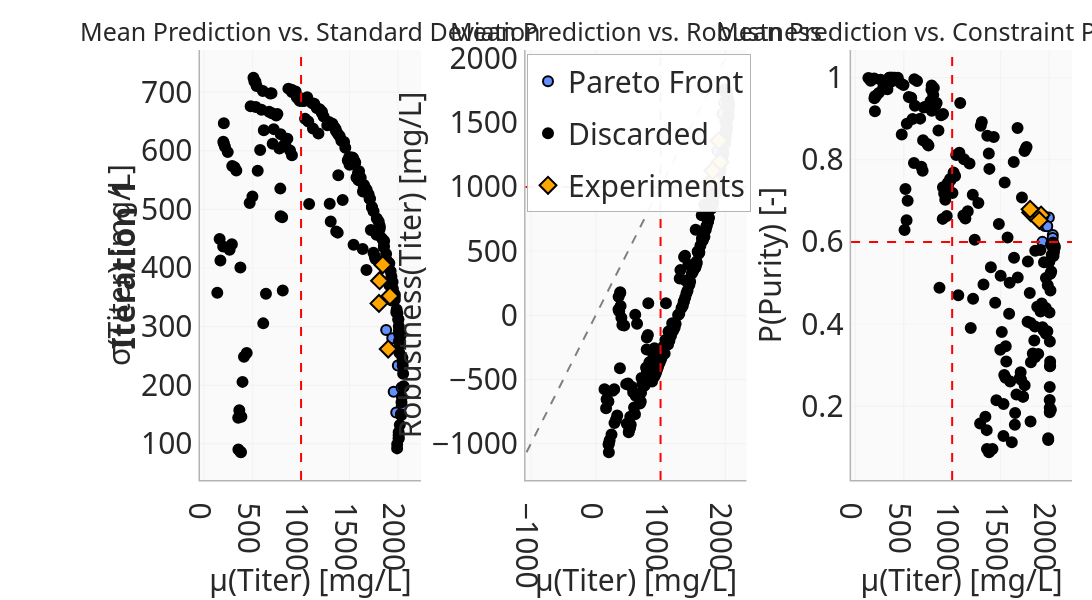

Write notebook code for a chart like this one.
### Code cell
import pandas as pd

# ── Recipe selection (0-based row indices in the Pareto front CSV) ─────────────
EXPERIMENT_RECIPES = [34,176,184,82,27]   # shown as orange diamonds,  e.g. [0, 5, 12]
HIGHLIGHT_RECIPES  = []   # shown as coloured X marks, e.g. [3, 7]

# ── Colour palette for highlight X marks (one colour per recipe) ──────────────
HIGHLIGHT_COLORS = [
    "#E72031", "#108173", "#E9AC11", "#EC720E",
    "#05374B", "#7AF6FA", "#003A91", "#030912",
]

# ─────────────────────────────────────────────────────────────────────────────
pareto_df = pd.read_csv(
    f"{LOCAL_TEMP_DIR}/{MLFLOW_RUN}/{ITERATION}/pareto_front_predictions.csv"
)
obj_cols = [c for c in pareto_df.columns if c.startswith("obj:")]

num_objectives = len(obj_cols)
all_pairs = [(i, j) for i in range(num_objectives) for j in range(i + 1, num_objectives)]
n_cols = min(3, len(all_pairs))
row1_pairs = all_pairs[:n_cols]
axis_refs = [("x", "y"), ("x2", "y2"), ("x3", "y3")][:n_cols]

for subplot_idx, ((i, j), (xref, yref)) in enumerate(zip(row1_pairs, axis_refs)):
    x_col, y_col = obj_cols[i], obj_cols[j]

    # Orange diamonds
    if EXPERIMENT_RECIPES:
        sel = pareto_df.iloc[EXPERIMENT_RECIPES]
        fig.add_trace(go.Scatter(
            x=sel[x_col], y=sel[y_col],
            mode="markers",
            marker=dict(
                size=13,
                symbol="diamond",
                color="#FFA500",
                line=dict(width=2, color="black"),
            ),
            name="Experiments",
            legendgroup="experiments",
            showlegend=(subplot_idx == 0),
            xaxis=xref, yaxis=yref,
        ))

    # Coloured X marks — one trace per recipe so each gets its own legend entry
    for color_idx, rec_idx in enumerate(HIGHLIGHT_RECIPES):
        row = pareto_df.iloc[rec_idx]
        fig.add_trace(go.Scatter(
            x=[row[x_col]], y=[row[y_col]],
            mode="markers",
            marker=dict(
                size=14,
                symbol="x",
                color=HIGHLIGHT_COLORS[color_idx % len(HIGHLIGHT_COLORS)],
                line=dict(width=3),
            ),
            name=f"Recipe #{rec_idx}",
            legendgroup=f"highlight_{rec_idx}",
            showlegend=(subplot_idx == 0),
            xaxis=xref, yaxis=yref,
        ))
fig.update_layout(showlegend=True, legend=dict(yanchor="top", y=0.99, xanchor="left", x=0.375), margin=dict(l=200, r=20, t=50, b=120), width=2320, height=600)
fig.show()

# Iteration label on the left, spanning the whole row
# fig.add_annotation(
#     text=f"<b>Iteration {int(ITERATION.split('_')[-1])}</b>",
#     x=-0.01, y=0.5,
#     xref="paper", yref="paper",
#     textangle=-90, xanchor="center", yanchor="middle",
#     showarrow=False,
#     font=dict(size=32),
# )

fig.update_layout(
    paper_bgcolor='rgba(0,0,0,0)'
)
fig.write_image(f"{PDF_FOLDER}/results_{ITERATION}.pdf")

### Figure 1 — Plotly figure (JSON) as saved in the notebook; plotly's stock layout.template omitted (floating-point values rounded to 4 significant figures; data arrays with more than 128 entries replaced by an {"elided": "..."} marker saying what was removed)
{"data": [{"customdata": {"elided": "14x17 float values"}, "hovertemplate": "<b>RecipeID</b>: %{customdata[1]:.4f}<br><b>temperature</b>: %{customdata[2]:.4f}<br><b>ph_value</b>: %{customdata[3]:.4f}<br><b>initial_glc</b>: %{customdata[4]:.4f}<br><b>initial_gln</b>: %{customdata[5]:.4f}<br><b>feed_1_glc</b>: %{customdata[6]:.4f}<br><b>feed_1_gln</b>: %{customdata[7]:.4f}<br><b>feed_2_glc</b>: %{customdata[8]:.4f}<br><b>feed_2_gln</b>: %{customdata[9]:.4f}<br><b>product_concentration</b>: %{customdata[10]:.4f}<br><b>aggregate_concentration</b>: %{customdata[11]:.4f}<br><b>purity</b>: %{customdata[12]:.4f}<br><b>product_concentration</b>: %{customdata[13]:.4f}<br><b>product_concentration</b>: %{customdata[14]:.4f}<br><b>product_concentration</b>: %{customdata[15]:.4f}<br><b>purity</b>: %{customdata[16]:.4f}<extra></extra>", "marker": {"color": "#648FFF", "line": {"color": "black", "width": 2}, "size": 10, "symbol": "circle"}, "mode": "markers", "name": "Pareto Front", "showlegend": true, "type": "scatter", "x": [2039.0, 1956.0, 1899.0, 1844.0, 1804.0, 1999.0, 1982.0, 1941.0, 1931.0, 2032.0, 1810.0, 1878.0, 2037.0, 1918.0], "xaxis": "x", "y": [164.6, 188.7, 261.6, 405.6, 339.6, 233.5, 153.3, 279.9, 344.7, 148.6, 378.3, 294.3, 196.2, 352.2], "yaxis": "y"}, {"customdata": {"elided": "186x17 float values"}, "hovertemplate": "<b>RecipeID</b>: %{customdata[1]:.4f}<br><b>temperature</b>: %{customdata[2]:.4f}<br><b>ph_value</b>: %{customdata[3]:.4f}<br><b>initial_glc</b>: %{customdata[4]:.4f}<br><b>initial_gln</b>: %{customdata[5]:.4f}<br><b>feed_1_glc</b>: %{customdata[6]:.4f}<br><b>feed_1_gln</b>: %{customdata[7]:.4f}<br><b>feed_2_glc</b>: %{customdata[8]:.4f}<br><b>feed_2_gln</b>: %{customdata[9]:.4f}<br><b>product_concentration</b>: %{customdata[10]:.4f}<br><b>aggregate_concentration</b>: %{customdata[11]:.4f}<br><b>purity</b>: %{customdata[12]:.4f}<br><b>product_concentration</b>: %{customdata[13]:.4f}<br><b>product_concentration</b>: %{customdata[14]:.4f}<br><b>product_concentration</b>: %{customdata[15]:.4f}<br><b>purity</b>: %{customdata[16]:.4f}<extra></extra>", "marker": {"color": "black", "line": {"color": "black", "width": 2}, "size": 10, "symbol": "circle"}, "mode": "markers", "name": "Discarded", "showlegend": true, "type": "scatter", "x": {"elided": "186 float values"}, "xaxis": "x", "y": {"elided": "186 float values"}, "yaxis": "y"}, {"customdata": {"elided": "14x17 float values"}, "hovertemplate": "<b>RecipeID</b>: %{customdata[1]:.4f}<br><b>temperature</b>: %{customdata[2]:.4f}<br><b>ph_value</b>: %{customdata[3]:.4f}<br><b>initial_glc</b>: %{customdata[4]:.4f}<br><b>initial_gln</b>: %{customdata[5]:.4f}<br><b>feed_1_glc</b>: %{customdata[6]:.4f}<br><b>feed_1_gln</b>: %{customdata[7]:.4f}<br><b>feed_2_glc</b>: %{customdata[8]:.4f}<br><b>feed_2_gln</b>: %{customdata[9]:.4f}<br><b>product_concentration</b>: %{customdata[10]:.4f}<br><b>aggregate_concentration</b>: %{customdata[11]:.4f}<br><b>purity</b>: %{customdata[12]:.4f}<br><b>product_concentration</b>: %{customdata[13]:.4f}<br><b>product_concentration</b>: %{customdata[14]:.4f}<br><b>product_concentration</b>: %{customdata[15]:.4f}<br><b>purity</b>: %{customdata[16]:.4f}<extra></extra>", "marker": {"color": "#648FFF", "line": {"color": "black", "width": 2}, "size": 10, "symbol": "circle"}, "mode": "markers", "name": "Pareto Front", "showlegend": false, "type": "scatter", "x": [2039.0, 1956.0, 1899.0, 1844.0, 1804.0, 1999.0, 1982.0, 1941.0, 1931.0, 2032.0, 1810.0, 1878.0, 2037.0, 1918.0], "xaxis": "x2", "y": [1694.0, 1569.0, 1359.0, 1034.0, 1126.0, 1514.0, 1657.0, 1379.0, 1240.0, 1714.0, 1051.0, 1282.0, 1626.0, 1194.0], "yaxis": "y2"}, {"customdata": {"elided": "186x17 float values"}, "hovertemplate": "<b>RecipeID</b>: %{customdata[1]:.4f}<br><b>temperature</b>: %{customdata[2]:.4f}<br><b>ph_value</b>: %{customdata[3]:.4f}<br><b>initial_glc</b>: %{customdata[4]:.4f}<br><b>initial_gln</b>: %{customdata[5]:.4f}<br><b>feed_1_glc</b>: %{customdata[6]:.4f}<br><b>feed_1_gln</b>: %{customdata[7]:.4f}<br><b>feed_2_glc</b>: %{customdata[8]:.4f}<br><b>feed_2_gln</b>: %{customdata[9]:.4f}<br><b>product_concentration</b>: %{customdata[10]:.4f}<br><b>aggregate_concentration</b>: %{customdata[11]:.4f}<br><b>purity</b>: %{customdata[12]:.4f}<br><b>product_concentration</b>: %{customdata[13]:.4f}<br><b>product_concentration</b>: %{customdata[14]:.4f}<br><b>product_concentration</b>: %{customdata[15]:.4f}<br><b>purity</b>: %{customdata[16]:.4f}<extra></extra>", "marker": {"color": "black", "line": {"color": "black", "width": 2}, "size": 10, "symbol": "circle"}, "mode": "markers", "name": "Discarded", "showlegend": false, "type": "scatter", "x": {"elided": "186 float values"}, "xaxis": "x2", "y": {"elided": "186 float values"}, "yaxis": "y2"}, {"customdata": {"elided": "14x17 float values"}, "hovertemplate": "<b>RecipeID</b>: %{customdata[1]:.4f}<br><b>temperature</b>: %{customdata[2]:.4f}<br><b>ph_value</b>: %{customdata[3]:.4f}<br><b>initial_glc</b>: %{customdata[4]:.4f}<br><b>initial_gln</b>: %{customdata[5]:.4f}<br><b>feed_1_glc</b>: %{customdata[6]:.4f}<br><b>feed_1_gln</b>: %{customdata[7]:.4f}<br><b>feed_2_glc</b>: %{customdata[8]:.4f}<br><b>feed_2_gln</b>: %{customdata[9]:.4f}<br><b>product_concentration</b>: %{customdata[10]:.4f}<br><b>aggregate_concentration</b>: %{customdata[11]:.4f}<br><b>purity</b>: %{customdata[12]:.4f}<br><b>product_concentration</b>: %{customdata[13]:.4f}<br><b>product_concentration</b>: %{customdata[14]:.4f}<br><b>product_concentration</b>: %{customdata[15]:.4f}<br><b>purity</b>: %{customdata[16]:.4f}<extra></extra>", "marker": {"color": "#648FFF", "line": {"color": "black", "width": 2}, "size": 10, "symbol": "circle"}, "mode": "markers", "name": "Pareto Front", "showlegend": false, "type": "scatter", "x": [2039.0, 1956.0, 1899.0, 1844.0, 1804.0, 1999.0, 1982.0, 1941.0, 1931.0, 2032.0, 1810.0, 1878.0, 2037.0, 1918.0], "xaxis": "x3", "y": [0.6169, 0.6391, 0.6526, 0.6705, 0.6796, 0.6595, 0.638, 0.6637, 0.6002, 0.6033, 0.6717, 0.6698, 0.6099, 0.6654], "yaxis": "y3"}, {"customdata": {"elided": "186x17 float values"}, "hovertemplate": "<b>RecipeID</b>: %{customdata[1]:.4f}<br><b>temperature</b>: %{customdata[2]:.4f}<br><b>ph_value</b>: %{customdata[3]:.4f}<br><b>initial_glc</b>: %{customdata[4]:.4f}<br><b>initial_gln</b>: %{customdata[5]:.4f}<br><b>feed_1_glc</b>: %{customdata[6]:.4f}<br><b>feed_1_gln</b>: %{customdata[7]:.4f}<br><b>feed_2_glc</b>: %{customdata[8]:.4f}<br><b>feed_2_gln</b>: %{customdata[9]:.4f}<br><b>product_concentration</b>: %{customdata[10]:.4f}<br><b>aggregate_concentration</b>: %{customdata[11]:.4f}<br><b>purity</b>: %{customdata[12]:.4f}<br><b>product_concentration</b>: %{customdata[13]:.4f}<br><b>product_concentration</b>: %{customdata[14]:.4f}<br><b>product_concentration</b>: %{customdata[15]:.4f}<br><b>purity</b>: %{customdata[16]:.4f}<extra></extra>", "marker": {"color": "black", "line": {"color": "black", "width": 2}, "size": 10, "symbol": "circle"}, "mode": "markers", "name": "Discarded", "showlegend": false, "type": "scatter", "x": {"elided": "186 float values"}, "xaxis": "x3", "y": {"elided": "186 float values"}, "yaxis": "y3"}, {"legendgroup": "experiments", "marker": {"color": "#FFA500", "line": {"color": "black", "width": 2}, "size": 13, "symbol": "diamond"}, "mode": "markers", "name": "Experiments", "showlegend": true, "type": "scatter", "x": [1844.0, 1810.0, 1918.0, 1804.0, 1899.0], "xaxis": "x", "y": [405.6, 378.3, 352.2, 339.6, 261.6], "yaxis": "y"}, {"legendgroup": "experiments", "marker": {"color": "#FFA500", "line": {"color": "black", "width": 2}, "size": 13, "symbol": "diamond"}, "mode": "markers", "name": "Experiments", "showlegend": false, "type": "scatter", "x": [1844.0, 1810.0, 1918.0, 1804.0, 1899.0], "xaxis": "x2", "y": [1034.0, 1051.0, 1194.0, 1126.0, 1359.0], "yaxis": "y2"}, {"legendgroup": "experiments", "marker": {"color": "#FFA500", "line": {"color": "black", "width": 2}, "size": 13, "symbol": "diamond"}, "mode": "markers", "name": "Experiments", "showlegend": false, "type": "scatter", "x": [1844.0, 1810.0, 1918.0, 1804.0, 1899.0], "xaxis": "x3", "y": [0.6705, 0.6717, 0.6654, 0.6796, 0.6526], "yaxis": "y3"}], "layout": {"annotations": [{"font": {"size": 25}, "showarrow": false, "text": "Mean Prediction vs. Standard Deviation", "x": 0.1267, "xanchor": "center", "xref": "paper", "y": 1, "yanchor": "bottom", "yref": "paper"}, {"font": {"size": 25}, "showarrow": false, "text": "Mean Prediction vs. Robustness", "x": 0.5, "xanchor": "center", "xref": "paper", "y": 1, "yanchor": "bottom", "yref": "paper"}, {"font": {"size": 25}, "showarrow": false, "text": "Mean Prediction vs. Constraint Probability", "x": 0.8733, "xanchor": "center", "xref": "paper", "y": 1, "yanchor": "bottom", "yref": "paper"}, {"font": {"size": 32}, "showarrow": false, "text": "<b>Iteration 1</b>", "textangle": -90, "x": -0.09, "xanchor": "center", "xref": "paper", "y": 0.5, "yanchor": "middle", "yref": "paper"}], "height": 600, "hovermode": "closest", "legend": {"font": {"size": 30}, "x": 0.375, "xanchor": "left", "y": 0.99, "yanchor": "top"}, "margin": {"b": 120, "l": 200, "r": 20, "t": 50}, "shapes": [{"line": {"color": "red", "dash": "dash", "width": 2}, "type": "line", "x0": 1000, "x1": 1000, "xref": "x", "y0": 0, "y1": 1, "yref": "y domain"}, {"line": {"color": "red", "dash": "dash", "width": 2}, "type": "line", "x0": 1000, "x1": 1000, "xref": "x2", "y0": 0, "y1": 1, "yref": "y2 domain"}, {"line": {"color": "red", "dash": "dash", "width": 2}, "type": "line", "x0": 0, "x1": 1, "xref": "x2 domain", "y0": 1000, "y1": 1000, "yref": "y2"}, {"line": {"color": "red", "dash": "dash", "width": 2}, "type": "line", "x0": 1000, "x1": 1000, "xref": "x3", "y0": 0, "y1": 1, "yref": "y3 domain"}, {"line": {"color": "red", "dash": "dash", "width": 2}, "type": "line", "x0": 0, "x1": 1, "xref": "x3 domain", "y0": 0.6, "y1": 0.6, "yref": "y3"}, {"line": {"color": "gray", "dash": "dash", "width": 2}, "type": "line", "x0": -1067.0, "x1": 2058.0, "xref": "x2", "y0": -1067.0, "y1": 2058.0, "yref": "y2"}], "showlegend": true, "width": 2320, "xaxis": {"anchor": "y", "domain": [0, 0.2533], "tickfont": {"size": 30}, "title": {"font": {"size": 30}, "text": "μ(Titer) [mg/L]"}}, "xaxis2": {"anchor": "y2", "domain": [0.3733, 0.6267], "tickfont": {"size": 30}, "title": {"font": {"size": 30}, "text": "μ(Titer) [mg/L]"}}, "xaxis3": {"anchor": "y3", "domain": [0.7467, 1], "tickfont": {"size": 30}, "title": {"font": {"size": 30}, "text": "μ(Titer) [mg/L]"}}, "yaxis": {"anchor": "x", "domain": [0, 1], "tickfont": {"size": 30}, "title": {"font": {"size": 30}, "text": "σ(Titer) [mg/L]"}}, "yaxis2": {"anchor": "x2", "domain": [0, 1], "tickfont": {"size": 30}, "title": {"font": {"size": 30}, "text": "Robustness(Titer) [mg/L]"}}, "yaxis3": {"anchor": "x3", "domain": [0, 1], "tickfont": {"size": 30}, "title": {"font": {"size": 30}, "text": "P(Purity) [-]"}}}}
